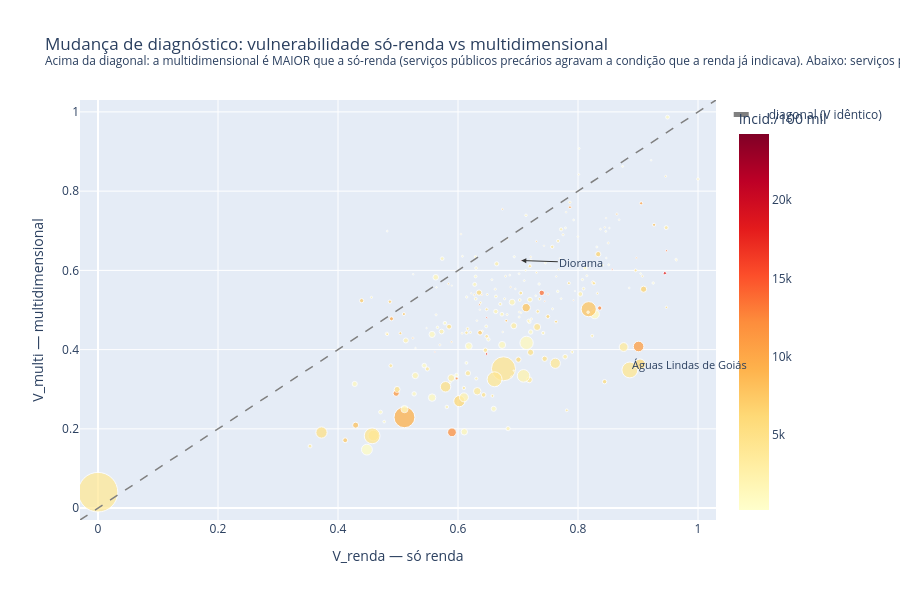

Here is the notebook cell this chart was saved with:
### Code cell
# As duas visões lado a lado: a dimensão única (renda) esconde o que a multidimensional revela
import plotly.express as px
from plotly.subplots import make_subplots
import plotly.graph_objects as go

def mm(s,invert=False):
    lo,hi=s.min(),s.max(); v=(s-lo)/(hi-lo)
    return 1-v if invert else v

v_renda=mm(base.renda_pc,invert=True)
v_multi=mm(base.pct_agua_rede,invert=True)*0.25+mm(base.pct_esgoto_rede,invert=True)*0.25+ \
        mm(base.pct_lixo_coletado,invert=True)*0.25+v_renda*0.25

# dispersão: cada ponto é um município; diagonal = índice idêntico nas duas visões
fig=px.scatter(x=v_renda,y=v_multi,hover_name=base.municipio,
               size=base.populacao,size_max=28,opacity=0.75,
               color=base.incidencia_100k,color_continuous_scale="YlOrRd",
               labels={"x":"V_renda — só renda","y":"V_multi — multidimensional",
                       "color":"Incidência/100 mil"},
               title="Mudança de diagnóstico: vulnerabilidade só-renda vs multidimensional<br>"
                     "<sup>Acima da diagonal: a multidimensional é MAIOR que a só-renda (serviços públicos precários agravam "
                     "a condição que a renda já indicava). Abaixo: serviços públicos protegem municípios que a renda "
                     "condenaria. Pontos afastados da diagonal = municípios cujo diagnóstico muda de verdade.</sup>")
lim=[-0.03,1.03]
fig.add_trace(go.Scatter(x=lim,y=lim,mode="lines",name="diagonal (V idêntico)",
                         line=dict(dash="dash",color="grey",width=1.5),hoverinfo="skip"))
# destaque dos exemplos citados em aula
for nome,dx,dy in [("Águas Lindas de Goiás",0.02,-0.05),("Diorama",0.02,0.02)]:
    m=base.municipio==nome
    if m.any():
        fig.add_annotation(x=v_renda[m].iloc[0],y=v_multi[m].iloc[0],text=nome,showarrow=True,
                           arrowhead=2,arrowcolor="#333",font=dict(size=11),ax=30*dx*100,ay=dy*100)
fig.update_xaxes(range=lim); fig.update_yaxes(range=lim)
fig.update_layout(height=600,font_size=12,coloraxis_colorbar={"title":{"text":"Incid./100 mil"}})
fig.show()
fig.write_html("grafico_vulnerabilidade_duas_visoes.html",include_plotlyjs="cdn")

# ranking: quem sobe e quem desce ao adotar a visão multidimensional
comp=pd.DataFrame({"municipio":base.municipio,
                   "v_renda":v_renda.values,"v_multi":v_multi.values})
comp["rank_renda"]=comp.v_renda.rank(ascending=False).astype(int)
comp["rank_multi"]=comp.v_multi.rank(ascending=False).astype(int)
comp["deslocamento"]=comp.rank_renda-comp.rank_multi
print("Maiores REBAIXAMENTOS com a visão multidimensional (renda condenava; serviços protegem):")
print(comp.sort_values("deslocamento").head(5)[["municipio","v_renda","v_multi","rank_renda","rank_multi","deslocamento"]].to_string(index=False))
print()
print("Maiores REBAIXAMENTOS no sentido oposto (renda parecia ok; saneamento expõe):")
print(comp.sort_values("deslocamento",ascending=False).head(5)[["municipio","v_renda","v_multi","rank_renda","rank_multi","deslocamento"]].to_string(index=False))
print()
print(f"Correlação entre as duas visões: {comp[['v_renda','v_multi']].corr().iloc[0,1]:.3f} — longe de 1: uma dimensão não substitui a visão completa.")

### Figure 1 — Plotly figure (JSON) as saved in the notebook; plotly's stock layout.template omitted (floating-point values rounded to 4 significant figures; data arrays with more than 128 entries replaced by an {"elided": "..."} marker saying what was removed)
{"data": [{"hovertemplate": "<b>%{hovertext}</b><br><br>V_renda — só renda=%{x}<br>V_multi — multidimensional=%{y}<br>size=%{marker.size}<br>Incidência/100 mil=%{marker.color}<extra></extra>", "hovertext": {"elided": "246 str values"}, "legendgroup": "", "marker": {"color": {"elided": "246 float values"}, "coloraxis": "coloraxis", "opacity": 0.75, "size": {"elided": "246 int values"}, "sizemode": "area", "sizeref": 1906.0, "symbol": "circle"}, "mode": "markers", "name": "", "orientation": "v", "showlegend": false, "type": "scatter", "x": {"elided": "246 float values"}, "xaxis": "x", "y": {"elided": "246 float values"}, "yaxis": "y"}, {"hoverinfo": "skip", "line": {"color": "grey", "dash": "dash", "width": 1.5}, "mode": "lines", "name": "diagonal (V idêntico)", "type": "scatter", "x": [-0.03, 1.03], "y": [-0.03, 1.03]}], "layout": {"annotations": [{"arrowcolor": "#333", "arrowhead": 2, "ax": 60, "ay": -5, "font": {"size": 11}, "showarrow": true, "text": "Águas Lindas de Goiás", "x": 0.8864, "y": 0.3487}, {"arrowcolor": "#333", "arrowhead": 2, "ax": 60, "ay": 2, "font": {"size": 11}, "showarrow": true, "text": "Diorama", "x": 0.7055, "y": 0.6249}], "coloraxis": {"autocolorscale": false, "colorbar": {"title": {"text": "Incid./100 mil"}}, "colorscale": [[0, "rgb(255,255,204)"], [0.125, "rgb(255,237,160)"], [0.25, "rgb(254,217,118)"], [0.375, "rgb(254,178,76)"], [0.5, "rgb(253,141,60)"], [0.625, "rgb(252,78,42)"], [0.75, "rgb(227,26,28)"], [0.875, "rgb(189,0,38)"], [1, "rgb(128,0,38)"]]}, "font": {"size": 12}, "height": 600, "legend": {"itemsizing": "constant", "tracegroupgap": 0}, "title": {"text": "Mudança de diagnóstico: vulnerabilidade só-renda vs multidimensional<br><sup>Acima da diagonal: a multidimensional é MAIOR que a só-renda (serviços públicos precários agravam a condição que a renda já indicava). Abaixo: serviços públicos protegem municípios que a renda condenaria. Pontos afastados da diagonal = municípios cujo diagnóstico muda de verdade.</sup>"}, "xaxis": {"anchor": "y", "domain": [0, 1], "range": [-0.03, 1.03], "title": {"text": "V_renda — só renda"}}, "yaxis": {"anchor": "x", "domain": [0, 1], "range": [-0.03, 1.03], "title": {"text": "V_multi — multidimensional"}}}}
